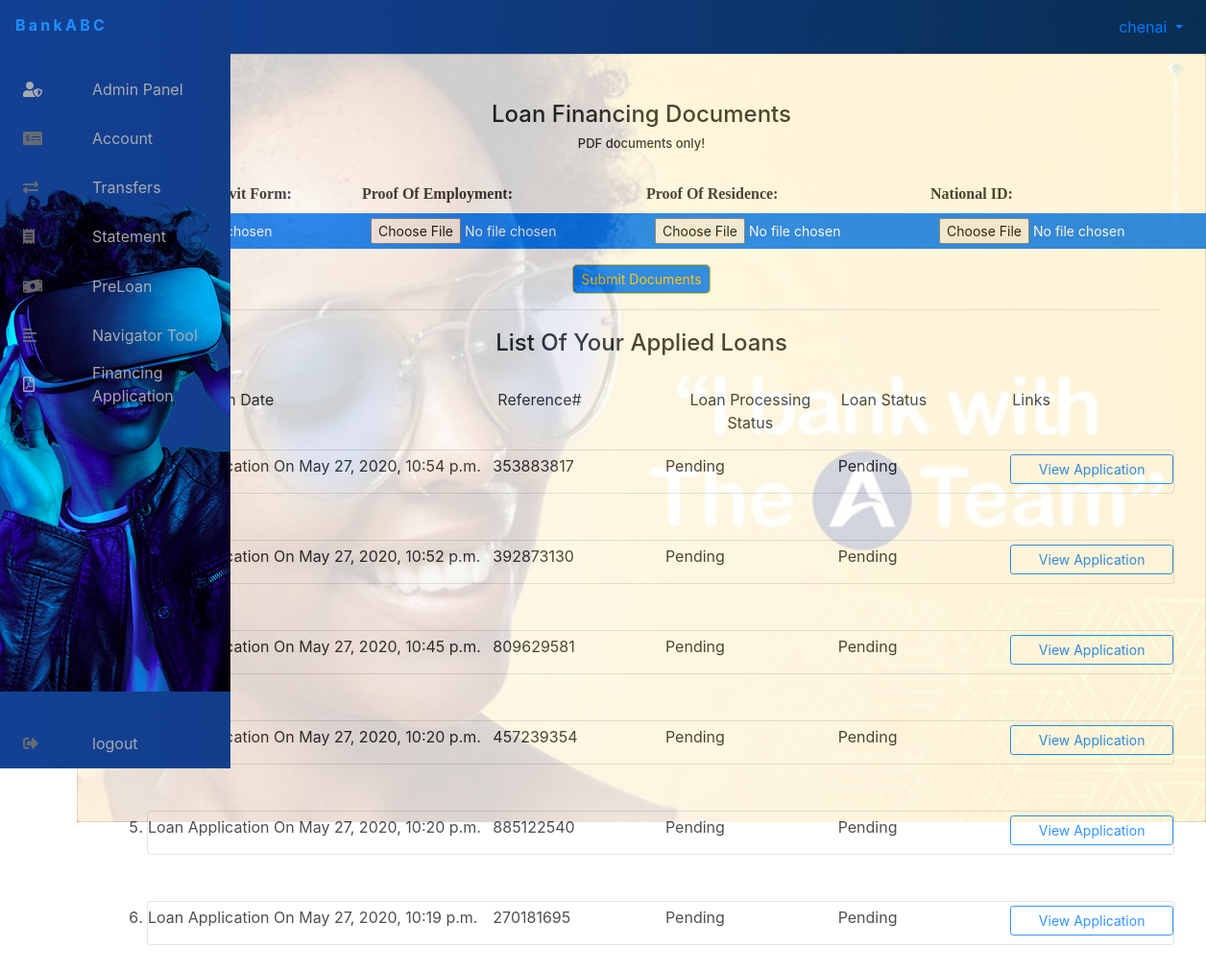
/application (signed in), run on the app's committed database.
### bank/models.py (models this page shows, shortened)
class Account(AbstractBaseUser):
    email = models.EmailField(
        verbose_name='email', max_length=60, unique=True)
    username = models.CharField(max_length=30, unique=True)
    isCorporate = models.BooleanField(default=False)
    physicalAddress = models.CharField(max_length=60)
    postalAddress = models.CharField(max_length=60)
    phone = models.CharField(max_length=30)
    date_joined = models.DateTimeField(
        verbose_name='date joined', auto_now_add=True)
    last_login = models.DateTimeField(
        verbose_name='last login', auto_now=True)
    is_active = models.BooleanField(default=True)
    is_staff = models.BooleanField(default=False)
    is_admin = models.BooleanField(default=False)
    is_superuser = models.BooleanField(default=False)
    USERNAME_FIELD = 'email'
    REQUIRED_FIELDS = ['username', 'isCorporate']
    objects = MyAccountManager()
    class Meta:
        verbose_name = _('user')
        verbose_name_plural = _('users')

class LoanApplication(models.Model):
    account = models.ForeignKey(Account, related_name='application', on_delete=models.CASCADE)
    payslip = models.FileField(null=True, blank=True, upload_to=loan_application_uploader)
    proofOfEmployment = models.FileField(null=True, blank=True, upload_to=loan_application_uploader)
    proofOfResidence = models.FileField(null=True, blank=True, upload_to=loan_application_uploader)
    copyOfID = models.FileField(null=True, blank=True, upload_to=loan_application_uploader)
    reference = models.CharField(max_length=30, default=regNumber())
    viewed = models.BooleanField(default=False)
    pending = models.BooleanField(default=True)
    approval = models.BooleanField(default=False)
    applicationDate = models.DateTimeField(verbose_name='dateApplied', auto_now_add=True)
    class Meta:
        ordering = ['-applicationDate']

### bank/views.py (the view)
# urls.py: path('application', application, name='application'),
@login_required
def application(request):
    if not AccountDetail.objects.get(account=request.user):
        return redirect('bank:account')
    context = {}
    if request.method == 'POST':
        account = request.user
        payslip = request.FILES.get('payslip')
        proofOfEmployment = request.FILES.get('proofOfEmployment')
        proofOfResidence =request.FILES.get('proofOfResidence')
        copyOfID = request.FILES.get('copyOfID')
        loanApplication = LoanApplication.objects.create(account=account, payslip=payslip, proofOfEmployment=proofOfEmployment, proofOfResidence=proofOfResidence,copyOfID=copyOfID,reference=regNumber())
        loanApplication.save()
        return redirect('bank:application')
    else:
        try:
            loans = LoanApplication.objects.filter(account=request.user)
            context['loans'] = loans
        except:
            context['message'] = 'Not yet applied for any loan'
        return render(request, 'loans/application.html', context)

### bank/templates/loans/application.html (shortened to what this page needs)
{% extends "bank/base.html" %} {% load static %}
{% block main %}
<div style="height: 100vh; opacity: 0.8;" class="card">
    <div class="container text-center">
        <br>
        <br>
        <h4>Loan Financing Documents</h4>
        <h5 class="text-center" style="font-size: small;">PDF documents only!</h5>
        <br>
    </div>
    <form enctype="multipart/form-data" method="POST">
        <div class="form-row">
            <div class="col-md-3">
                <div id="" class="form-group">
                    <label for="" class="requiredField">
                                <strong class="tagz">Current Payslip/Affidavit Form:</strong>
                            </label>
                    <div class="input-group">
                        <input type="file" name="payslip" accept=".pdf" class="btn btn-primary btn-sm" required id="id_payslip" />
                    </div>
                </div>
            </div>
            <div class="col-md-3">
                <div id="" class="form-group">
                    <label for="" class="requiredField">
                            <strong class="tagz">Proof Of Employment:</strong>
                        </label>
                    <div class="input-group">
                        <input type="file" name="proofOfEmployment" accept=".pdf" class="btn btn-primary btn-sm" required id="id_proofOfEmployment" />
                    </div>
                </div>
            </div>
            <div class="col-md-3">
                <div id="" class="form-group">
                    <label for="" class="requiredField">
                                    <strong class="tagz">Proof Of Residence:</strong>
                                </label>
                    <div class="input-group">
                        <input type="file" name="proofOfResidence" accept=".pdf" class="btn btn-primary btn-sm" required id="id_proofOfResidence" />
                    </div>
                </div>
            </div>
            <div class="col-md-3">
                <div id="" class="form-group">
                    <label for="" class="requiredField">
                                    <strong class="tagz">National ID:</strong>
                                </label>
                    <div class="input-group">
                        <input type="file" name="copyOfID" accept=".pdf" class="btn btn-primary btn-sm" required id="id_copyOfID" />
                    </div>
                </div>
            </div>
        </div>
        <div class="text-center ml-5 mr-5">
            <input style="border-radius: 5px;" class="btn btn-sm btn-primary btn-outline-warning" value="Submit Documents" type="submit">
        </div>
    </form>
    <hr class="bg-light mr-5 ml-5 mb-1">
    <div class="container text-center mt-3">
        <h4>List Of Your Applied Loans</h4>
        <br>
        <div id="loanTitles" class="form-row pl-5">
            <div class="col-md-4">
                <p class="">Application Date</p>
            </div>
            <div class="col-md-2">
                <p>Reference#</p>
            </div>
            <div class="col-md-2">
                <p>Loan Processing Status</p>
            </div>
            <div class="col-md-2">
                <p>Loan Status</p>
            </div>
            <div class="col-md-2">
                <p>Links</p>
            </div>
        </div>
        <ol>
            {% for loan in loans %}
            <li>
                <div class="card p-0 pt-1 mb-5">
                    <div class="form-row">
                        <div class="col-md-4">
                            <p class="">Loan Application On {{ loan.applicationDate }}</p>
                        </div>
                        <div class="col-md-2">
                            <p>{{ loan.reference }}</p>
                        </div>
                        <div class="col-md-2">
                            <p>Pending</p>
                        </div>
                        <div class="col-md-2">
                            <p>Pending</p>
                        </div>
                        <div class="col-md-2">
                            <a class="btn btn-block btn-sm btn-outline-primary" href="{{ loan.applicationForm.url }}">View Application</a>
                        </div>
                    </div>
                </div>
            </li>
            {% endfor %}
        </ol>
    </div>
</div>
{% endblock main %}

### bank/templates/bank/base.html (shortened to what this page needs)
{% load static %}
<!DOCTYPE html>
<html lang="en">
<head>
    <link rel="stylesheet" href="{% static 'bank/base.css' %}" />
    <link rel="stylesheet" href="{% static 'bootstrap441/css/bootstrap.min.css' %}" />
    <link rel="stylesheet" href="{% static 'fontawesome513/css/all.css' %}" />
</head>
<body>
    <nav class="pavbar">
        <ul class="pavbar-pav">
            <li class="mylogo">
                <a style="text-decoration: none!important;" href="{% url 'bank:account' %}" class="pav-link-mylogo">
                    <span class="asth mylogo-text ">BankABC</span>
                </a>
            </li>
            {% if request.user.is_superuser %}
            <li class="pav-item">
                <a href="{% url 'bank:dashboard' %}" class="pav-link">
                    <i class="fas fa-user-shield"></i>
                    <span class="link-text">Admin Panel</span>
                </a>
            </li>
            {% endif %}
            <li class="pav-item">
                <a href="{% url 'bank:account' %}" class="pav-link">
                    <i aria-hidden="true" class="fas fa-money-check-alt fa-primary fa-secondary">
                  </i>
                    <span class="link-text">Account</span>
                </a>
            </li>
            <li class="pav-item">
                <a href="{% url 'bank:fundsTransfer' %}" class="pav-link">
                    <i aria-hidden="true" class="fas fa-exchange-alt fa-primary fa-secondary"></i>
                    <span class="link-text">Transfers</span>
                </a>
            </li>
            <li class="pav-item">
                <a href="{% url 'bank:statement' %}" class="pav-link">
                    <i aria-hidden="true" class="fas fa-receipt fa-primary fa-secondary"></i>
                    <span class="link-text">Statement</span>
                </a>
            </li>
            <li class="pav-item">
                {% if user.isCorporate %}
                <a class="pav-link" href="{% url 'bank:corporate' %}">
                    <i aria-hidden="true" class="fas fa-money-bill-wave fa-primary fa-secondary"></i>
                    <span class="link-text">PreLoan</span></a> {% else %}
                <a class="pav-link" href="{% url 'bank:individual' %}">
                    <i aria-hidden="true" class="fas fa-money-bill-wave fa-primary fa-secondary"></i>
                    <span class="link-text">PreLoan</span></a>
                {% endif %}
            </li>
            <li class="pav-item">
                <a href="{% url 'bank:catalog' %}" class="pav-link">
                    <i aria-hidden="true" class="fas fa-align-left fa-primary fa-secondary">
          </i>
                    <span class="link-text">Navigator Tool</span>
                </a>
            </li>
            <li class="pav-item">
                <a href="{% url 'bank:application' %}" class="pav-link">
                    <i class="far fa-file-pdf"></i>
                    <span class="link-text">Financing Application</span>
                </a>
            </li>
            <li class="pav-item">
                <a href="{% url 'bank:logout' %}" class="pav-link">
                    <i aria-hidden="true" class="fas fa-sign-out-alt fa-primary fa-secondary"></i>
                    <span class="link-text">logout</span>
                </a>
            </li>
        </ul>
    </nav>
    <div class="head">
        <nav class="navbar navbar-expand-sm">
            <a style="text-decoration: none!important;" class="navbar-brand" href="{% url 'bank:account' %}">
                <span class="asth ">BankABC</span>
            </a>
            <ul class="navbar-nav ml-auto">
                <li class="nav-item dropdown mr-auto">
                    <a class="nav-link dropdown-toggle" href="#" id="navbardrop" data-toggle="dropdown">
            {{ request.user.username }}
          </a>
                </li>
            </ul>
        </nav>
    </div>
    <main class="">
        {% block main %} {% endblock main %}
    </main>
</body>
</html>

### bank/static/bank/base.css (style rules this page uses)
:root { font-size: 16px; font-family: monospace; --text-primary: #b6b6b6; --text-secondary: #ececec; --bg-primary: #23232e; --bg-secondary: #3d5afe; --transition-speed: 600ms; }
body { color: black; background-color: white; margin: 0; padding: 0; }
main { margin-left: 5rem; padding: 0; background-repeat: no-repeat; background-size: cover; height: 100vh; }
.pavbar { position: fixed; background-color: var(--bg-primary); background-image: url("/static/bank/images/login_bg.png"); transition: width 200ms ease; }
.mylogo { font-weight: bold; margin-bottom: 1rem; text-align: center; color: var(--text-secondary); letter-spacing: 0.3ch; width: 100%; }
.pavbar-pav { list-style: none; padding: 0; margin: 0; display: flex; flex-direction: column; align-items: center; height: 100%; }
.pav-item { width: 100%; }
.pav-link { display: flex; align-items: center; height: 3.2rem; color: var(--text-primary); text-decoration: none; filter: grayscale(100%) opacity(0.9); transition: var(--transition-speed); }
.pav-link-mylogo { display: flex; align-items: center; height: 3.2rem; text-decoration: none; }
.pav-link i { min-width: 2rem; margin: 0 1.5rem; }
.link-text { display: none; margin-left: 1rem; }
.mylogo-text { display: none; margin-left: 1rem; }
.fa-primary { color: #ff7eee; }
.fa-secondary { color: #df49a6; }
.fa-primary, .fa-secondary { transition: var(--transition-speed); }
.tagz { font-family: Ubuntu; font-weight: bold; font-size: 1rem; }
@media only screen and (min-width: 600px) { .pavbar { width: 5rem; height: 100vh; } }
@media only screen and (min-width: 600px) { .pav-item:last-child { margin-top: auto; } }
@media only screen and (min-width: 600px) { .head { margin-left: 5rem; z-index: 1; background-image: url("/static/bank/images/banner.jpg"); } }
@media only screen and (min-width: 600px) { p { width: fit-content; } }
@media only screen and (min-width: 600px) { main { background-image: url("/static/bank/images/bankwith.jpg"); background-attachment: fixed; background-position: center; background-size: cover; height: 100vh; } }
.asth { color: dodgerblue; }

### data on the page
Account: user.username "chenai"
LoanApplication: applicationDate "May 27, 2020, 10:54 p.m.", reference "353883817"
LoanApplication: applicationDate "May 27, 2020, 10:52 p.m.", reference "392873130"
LoanApplication: applicationDate "May 27, 2020, 10:45 p.m.", reference "809629581"
LoanApplication: applicationDate "May 27, 2020, 10:20 p.m.", reference "457239354"
LoanApplication: applicationDate "May 27, 2020, 10:20 p.m.", reference "885122540"
LoanApplication: applicationDate "May 27, 2020, 10:19 p.m.", reference "270181695"
